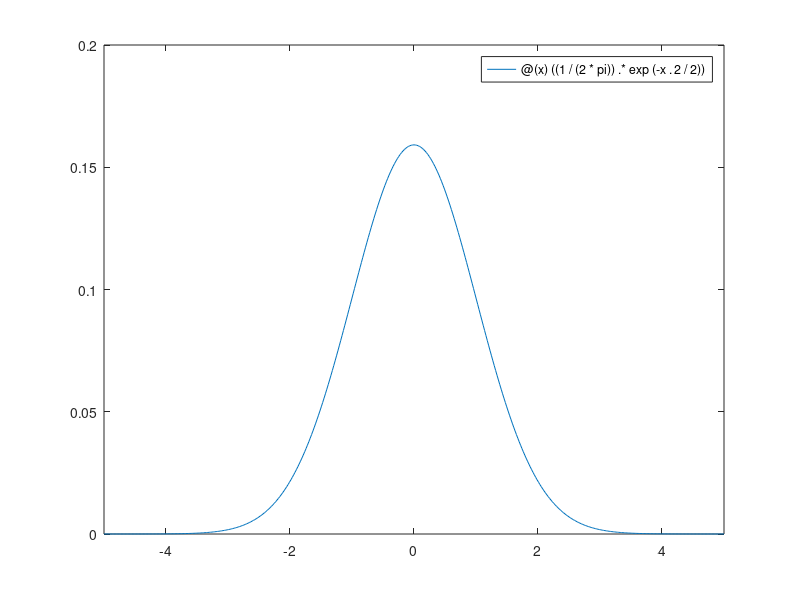

Recreate this plot in MATLAB.

% 問8 グラフの描写

% ガウス分布のグラフをプロット
% y = \frac{1}{\sqrt{2\pi}} \cdot e^{-\frac{x^2}{2}}

prob8 = @(x) ((1/(2*pi)) .* exp(-x.^2/2));
range = [-5,5];
fplot(prob8,range)


% 問9 定積分の計算
prob9 = @(x) (1/(sqrt(2*pi))) .* exp(-x.^2/2);
integral(prob9,-inf,inf)


% 問10 謎の関数の計算
lamda = 4
prob10 = @(x) (lamda^k)




% 問11 問10のものをプロットする





% 問12 csvに含まれるデータのプロット



% 問13 線形計画



% 問14 制約あり最適化問題(簡単ver)

% 目的関数

